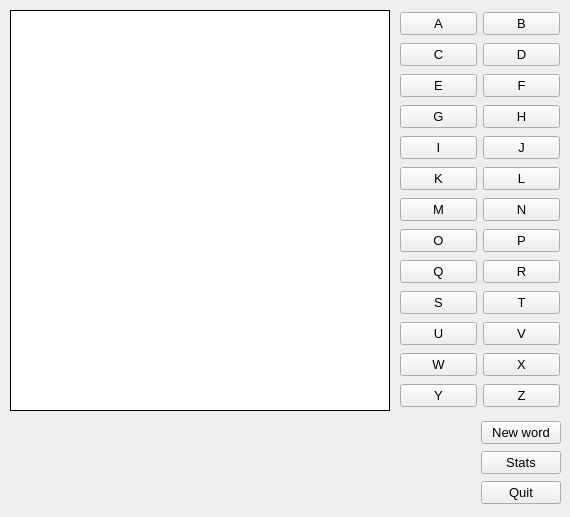
    <widget class="QWidget" name="game_page">
     <widget class="QLabel" name="gallow_lb">
      <property name="geometry">
       <rect>
        <x>10</x>
        <y>10</y>
        <width>380</width>
        <height>401</height>
       </rect>
      </property>
      <property name="sizePolicy">
       <sizepolicy hsizetype="Fixed" vsizetype="Fixed">
        <horstretch>0</horstretch>
        <verstretch>0</verstretch>
       </sizepolicy>
      </property>
      <property name="styleSheet">
       <string notr="true">background-color: rgb(255, 255, 255);</string>
      </property>
      <property name="frameShape">
       <enum>QFrame::Box</enum>
      </property>
      <property name="text">
       <string/>
      </property>
     </widget>
     <widget class="QWidget" name="layoutWidget_2">
      <property name="geometry">
       <rect>
        <x>400</x>
        <y>10</y>
        <width>160</width>
        <height>412</height>
       </rect>
      </property>
      <layout class="QVBoxLayout" name="verticalLayout">
       <item>
        <layout class="QHBoxLayout" name="horizontalLayout_3">
         <item>
          <widget class="QPushButton" name="a_btn">
           <property name="sizePolicy">
            <sizepolicy hsizetype="Maximum" vsizetype="Maximum">
             <horstretch>0</horstretch>
             <verstretch>0</verstretch>
            </sizepolicy>
           </property>
           <property name="font">
            <font>
             <pointsize>10</pointsize>
            </font>
           </property>
           <property name="text">
            <string>A</string>
           </property>
          </widget>
         </item>
         <item>
          <widget class="QPushButton" name="b_btn">
           <property name="sizePolicy">
            <sizepolicy hsizetype="Maximum" vsizetype="Maximum">
             <horstretch>0</horstretch>
             <verstretch>0</verstretch>
            </sizepolicy>
           </property>
           <property name="font">
            <font>
             <pointsize>10</pointsize>
            </font>
           </property>
           <property name="text">
            <string>B</string>
           </property>
          </widget>
         </item>
        </layout>
       </item>
       <item>
        <layout class="QHBoxLayout" name="horizontalLayout_4">
         <item>
          <widget class="QPushButton" name="c_btn">
           <property name="sizePolicy">
            <sizepolicy hsizetype="Maximum" vsizetype="Maximum">
             <horstretch>0</horstretch>
             <verstretch>0</verstretch>
            </sizepolicy>
           </property>
           <property name="font">
            <font>
             <pointsize>10</pointsize>
            </font>
           </property>
           <property name="text">
            <string>C</string>
           </property>
          </widget>
         </item>
         <item>
          <widget class="QPushButton" name="d_btn">
           <property name="sizePolicy">
            <sizepolicy hsizetype="Maximum" vsizetype="Maximum">
             <horstretch>0</horstretch>
             <verstretch>0</verstretch>
            </sizepolicy>
           </property>
           <property name="font">
            <font>
             <pointsize>10</pointsize>
            </font>
           </property>
           <property name="text">
            <string>D</string>
           </property>
          </widget>
         </item>
        </layout>
       </item>
       <item>
        <layout class="QHBoxLayout" name="horizontalLayout_5">
         <item>
          <widget class="QPushButton" name="e_btn">
           <property name="sizePolicy">
            <sizepolicy hsizetype="Maximum" vsizetype="Maximum">
             <horstretch>0</horstretch>
             <verstretch>0</verstretch>
            </sizepolicy>
           </property>
           <property name="font">
            <font>
             <pointsize>10</pointsize>
            </font>
           </property>
           <property name="text">
            <string>E</string>
           </property>
          </widget>
         </item>
         <item>
          <widget class="QPushButton" name="f_btn">
           <property name="sizePolicy">
            <sizepolicy hsizetype="Maximum" vsizetype="Maximum">
             <horstretch>0</horstretch>
             <verstretch>0</verstretch>
            </sizepolicy>
           </property>
           <property name="font">
            <font>
             <pointsize>10</pointsize>
            </font>
           </property>
           <property name="text">
            <string>F</string>
           </property>
          </widget>
         </item>
        </layout>
       </item>
       <item>
        <layout class="QHBoxLayout" name="horizontalLayout_6">
         <item>
          <widget class="QPushButton" name="g_btn">
           <property name="sizePolicy">
            <sizepolicy hsizetype="Maximum" vsizetype="Maximum">
             <horstretch>0</horstretch>
             <verstretch>0</verstretch>
            </sizepolicy>
           </property>
           <property name="font">
            <font>
             <pointsize>10</pointsize>
            </font>
           </property>
           <property name="text">
            <string>G</string>
           </property>
          </widget>
         </item>
         <item>
          <widget class="QPushButton" name="h_btn">
           <property name="sizePolicy">
            <sizepolicy hsizetype="Maximum" vsizetype="Maximum">
             <horstretch>0</horstretch>
             <verstretch>0</verstretch>
            </sizepolicy>
           </property>
           <property name="font">
            <font>
             <pointsize>10</pointsize>
            </font>
           </property>
           <property name="text">
            <string>H</string>
           </property>
          </widget>
         </item>
        </layout>
       </item>
       <item>
        <layout class="QHBoxLayout" name="horizontalLayout_7">
         <item>
          <widget class="QPushButton" name="i_btn">
           <property name="sizePolicy">
            <sizepolicy hsizetype="Maximum" vsizetype="Maximum">
             <horstretch>0</horstretch>
             <verstretch>0</verstretch>
            </sizepolicy>
           </property>
           <property name="font">
            <font>
             <pointsize>10</pointsize>
            </font>
           </property>
           <property name="text">
            <string>I</string>
           </property>
          </widget>
         </item>
         <item>
          <widget class="QPushButton" name="j_btn">
           <property name="sizePolicy">
            <sizepolicy hsizetype="Maximum" vsizetype="Maximum">
             <horstretch>0</horstretch>
             <verstretch>0</verstretch>
            </sizepolicy>
           </property>
           <property name="font">
            <font>
             <pointsize>10</pointsize>
            </font>
           </property>
           <property name="text">
            <string>J</string>
           </property>
          </widget>
         </item>
        </layout>
       </item>
       <item>
        <layout class="QHBoxLayout" name="horizontalLayout_8">
         <item>
          <widget class="QPushButton" name="k_btn">
           <property name="sizePolicy">
            <sizepolicy hsizetype="Maximum" vsizetype="Maximum">
             <horstretch>0</horstretch>
             <verstretch>0</verstretch>
            </sizepolicy>
           </property>
           <property name="font">
            <font>
             <pointsize>10</pointsize>
            </font>
           </property>
           <property name="text">
            <string>K</string>
           </property>
          </widget>
         </item>
         <item>
          <widget class="QPushButton" name="l_btn">
           <property name="sizePolicy">
            <sizepolicy hsizetype="Maximum" vsizetype="Maximum">
             <horstretch>0</horstretch>
             <verstretch>0</verstretch>
            </sizepolicy>
           </property>
           <property name="font">
            <font>
             <pointsize>10</pointsize>
            </font>
           </property>
           <property name="text">
            <string>L</string>
           </property>
          </widget>
         </item>
        </layout>
       </item>
       <item>
        <layout class="QHBoxLayout" name="horizontalLayout_9">
         <item>
          <widget class="QPushButton" name="m_btn">
           <property name="sizePolicy">
            <sizepolicy hsizetype="Maximum" vsizetype="Maximum">
             <horstretch>0</horstretch>
             <verstretch>0</verstretch>
            </sizepolicy>
           </property>
           <property name="font">
            <font>
             <pointsize>10</pointsize>
            </font>
           </property>
           <property name="text">
            <string>M</string>
           </property>
          </widget>
         </item>
         <item>
          <widget class="QPushButton" name="n_btn">
           <property name="sizePolicy">
            <sizepolicy hsizetype="Maximum" vsizetype="Maximum">
             <horstretch>0</horstretch>
             <verstretch>0</verstretch>
            </sizepolicy>
           </property>
           <property name="font">
            <font>
             <pointsize>10</pointsize>
            </font>
           </property>
           <property name="text">
            <string>N</string>
           </property>
          </widget>
         </item>
        </layout>
       </item>
       <item>
        <layout class="QHBoxLayout" name="horizontalLayout_10">
         <item>
          <widget class="QPushButton" name="o_btn">
           <property name="sizePolicy">
            <sizepolicy hsizetype="Maximum" vsizetype="Maximum">
             <horstretch>0</horstretch>
             <verstretch>0</verstretch>
            </sizepolicy>
           </property>
           <property name="font">
            <font>
             <pointsize>10</pointsize>
            </font>
           </property>
           <property name="text">
            <string>O</string>
           </property>
          </widget>
         </item>
         <item>
          <widget class="QPushButton" name="p_btn">
           <property name="sizePolicy">
            <sizepolicy hsizetype="Maximum" vsizetype="Maximum">
             <horstretch>0</horstretch>
             <verstretch>0</verstretch>
            </sizepolicy>
           </property>
           <property name="font">
            <font>
             <pointsize>10</pointsize>
            </font>
           </property>
           <property name="text">
            <string>P</string>
           </property>
          </widget>
         </item>
        </layout>
       </item>
       <item>
        <layout class="QHBoxLayout" name="horizontalLayout_11">
         <item>
          <widget class="QPushButton" name="q_btn">
           <property name="sizePolicy">
            <sizepolicy hsizetype="Maximum" vsizetype="Maximum">
             <horstretch>0</horstretch>
             <verstretch>0</verstretch>
            </sizepolicy>
           </property>
           <property name="font">
            <font>
             <pointsize>10</pointsize>
            </font>
           </property>
           <property name="text">
            <string>Q</string>
           </property>
          </widget>
         </item>
         <item>
          <widget class="QPushButton" name="r_btn">
           <property name="sizePolicy">
            <sizepolicy hsizetype="Maximum" vsizetype="Maximum">
             <horstretch>0</horstretch>
             <verstretch>0</verstretch>
            </sizepolicy>
           </property>
           <property name="font">
            <font>
             <pointsize>10</pointsize>
            </font>
           </property>
           <property name="text">
            <string>R</string>
           </property>
          </widget>
         </item>
        </layout>
       </item>
       <item>
        <layout class="QHBoxLayout" name="horizontalLayout_12">
         <item>
          <widget class="QPushButton" name="s_btn">
           <property name="sizePolicy">
            <sizepolicy hsizetype="Maximum" vsizetype="Maximum">
             <horstretch>0</horstretch>
             <verstretch>0</verstretch>
            </sizepolicy>
           </property>
           <property name="font">
            <font>
             <pointsize>10</pointsize>
            </font>
           </property>
           <property name="text">
            <string>S</string>
           </property>
          </widget>
         </item>
         <item>
          <widget class="QPushButton" name="t_btn">
           <property name="sizePolicy">
            <sizepolicy hsizetype="Maximum" vsizetype="Maximum">
             <horstretch>0</horstretch>
             <verstretch>0</verstretch>
            </sizepolicy>
           </property>
           <property name="font">
            <font>
             <pointsize>10</pointsize>
            </font>
           </property>
           <property name="text">
            <string>T</string>
           </property>
          </widget>
         </item>
        </layout>
       </item>
       <item>
        <layout class="QHBoxLayout" name="horizontalLayout_13">
         <item>
          <widget class="QPushButton" name="u_btn">
           <property name="sizePolicy">
            <sizepolicy hsizetype="Maximum" vsizetype="Maximum">
             <horstretch>0</horstretch>
             <verstretch>0</verstretch>
            </sizepolicy>
           </property>
           <property name="font">
            <font>
             <pointsize>10</pointsize>
            </font>
           </property>
           <property name="text">
            <string>U</string>
           </property>
          </widget>
         </item>
         <item>
          <widget class="QPushButton" name="v_btn">
           <property name="sizePolicy">
            <sizepolicy hsizetype="Maximum" vsizetype="Maximum">
             <horstretch>0</horstretch>
             <verstretch>0</verstretch>
            </sizepolicy>
           </property>
           <property name="font">
            <font>
             <pointsize>10</pointsize>
            </font>
           </property>
           <property name="text">
            <string>V</string>
           </property>
          </widget>
         </item>
        </layout>
       </item>
       <item>
        <layout class="QHBoxLayout" name="horizontalLayout_14">
         <item>
          <widget class="QPushButton" name="w_btn">
           <property name="sizePolicy">
            <sizepolicy hsizetype="Maximum" vsizetype="Maximum">
             <horstretch>0</horstretch>
             <verstretch>0</verstretch>
            </sizepolicy>
           </property>
           <property name="font">
            <font>
             <pointsize>10</pointsize>
            </font>
           </property>
           <property name="text">
            <string>W</string>
           </property>
          </widget>
         </item>
         <item>
          <widget class="QPushButton" name="x_btn">
           <property name="sizePolicy">
            <sizepolicy hsizetype="Maximum" vsizetype="Maximum">
             <horstretch>0</horstretch>
             <verstretch>0</verstretch>
            </sizepolicy>
           </property>
           <property name="font">
            <font>
             <pointsize>10</pointsize>
            </font>
           </property>
           <property name="text">
            <string>X</string>
           </property>
          </widget>
         </item>
        </layout>
       </item>
       <item>
        <layout class="QHBoxLayout" name="horizontalLayout_15">
         <item>
          <widget class="QPushButton" name="y_btn">
           <property name="sizePolicy">
            <sizepolicy hsizetype="Maximum" vsizetype="Maximum">
             <horstretch>0</horstretch>
             <verstretch>0</verstretch>
            </sizepolicy>
           </property>
           <property name="font">
            <font>
             <pointsize>10</pointsize>
            </font>
           </property>
           <property name="text">
            <string>Y</string>
           </property>
          </widget>
         </item>
         <item>
          <widget class="QPushButton" name="z_btn">
           <property name="sizePolicy">
            <sizepolicy hsizetype="Maximum" vsizetype="Maximum">
             <horstretch>0</horstretch>
             <verstretch>0</verstretch>
            </sizepolicy>
           </property>
           <property name="font">
            <font>
             <pointsize>10</pointsize>
            </font>
           </property>
           <property name="text">
            <string>Z</string>
           </property>
          </widget>
         </item>
        </layout>
       </item>
      </layout>
     </widget>
     <widget class="QWidget" name="layoutWidget">
      <property name="geometry">
       <rect>
        <x>10</x>
        <y>420</y>
        <width>551</width>
        <height>88</height>
       </rect>
      </property>
      <layout class="QHBoxLayout" name="horizontalLayout_16">
       <item>
        <layout class="QVBoxLayout" name="verticalLayout_3">
         <item>
          <layout class="QHBoxLayout" name="horizontalLayout">
           <item>
            <spacer name="horizontalSpacer_2">
             <property name="orientation">
              <enum>Qt::Horizontal</enum>
             </property>
             <property name="sizeHint" stdset="0">
              <size>
               <width>40</width>
               <height>20</height>
              </size>
             </property>
            </spacer>
           </item>
           <item>
            <widget class="QLabel" name="word_lb">
             <property name="sizePolicy">
              <sizepolicy hsizetype="Maximum" vsizetype="Maximum">
               <horstretch>0</horstretch>
               <verstretch>0</verstretch>
              </sizepolicy>
             </property>
             <property name="font">
              <font>
               <pointsize>20</pointsize>
               <kerning>false</kerning>
              </font>
             </property>
             <property name="text">
              <string/>
             </property>
             <property name="alignment">
              <set>Qt::AlignCenter</set>
             </property>
            </widget>
           </item>
           <item>
            <spacer name="horizontalSpacer">
             <property name="orientation">
              <enum>Qt::Horizontal</enum>
             </property>
             <property name="sizeHint" stdset="0">
              <size>
               <width>40</width>
               <height>20</height>
              </size>
             </property>
            </spacer>
           </item>
          </layout>
         </item>
         <item>
          <layout class="QHBoxLayout" name="horizontalLayout_2">
           <item>
            <spacer name="horizontalSpacer_3">
             <property name="orientation">
              <enum>Qt::Horizontal</enum>
             </property>
             <property name="sizeHint" stdset="0">
              <size>
               <width>40</width>
               <height>20</height>
              </size>
             </property>
            </spacer>
           </item>
           <item>
            <widget class="QLabel" name="result_lb">
             <property name="font">
              <font>
               <pointsize>20</pointsize>
              </font>
             </property>
             <property name="text">
              <string/>
             </property>
            </widget>
           </item>
           <item>
            <spacer name="horizontalSpacer_4">
             <property name="orientation">
              <enum>Qt::Horizontal</enum>
             </property>
             <property name="sizeHint" stdset="0">
              <size>
               <width>40</width>
               <height>20</height>
              </size>
             </property>
            </spacer>
           </item>
          </layout>
         </item>
        </layout>
       </item>
       <item>
        <layout class="QVBoxLayout" name="verticalLayout_2">
         <item>
          <widget class="QPushButton" name="new_word_btn">
           <property name="font">
            <font>
             <pointsize>10</pointsize>
            </font>
           </property>
           <property name="text">
            <string>New word</string>
           </property>
          </widget>
         </item>
         <item>
          <widget class="QPushButton" name="stats_button">
           <property name="font">
            <font>
             <pointsize>10</pointsize>
            </font>
           </property>
           <property name="text">
            <string>Stats</string>
           </property>
          </widget>
         </item>
         <item>
          <widget class="QPushButton" name="quit_btn">
           <property name="font">
            <font>
             <pointsize>10</pointsize>
            </font>
           </property>
           <property name="text">
            <string>Quit</string>
           </property>
          </widget>
         </item>
        </layout>
       </item>
      </layout>
     </widget>
    </widget>
